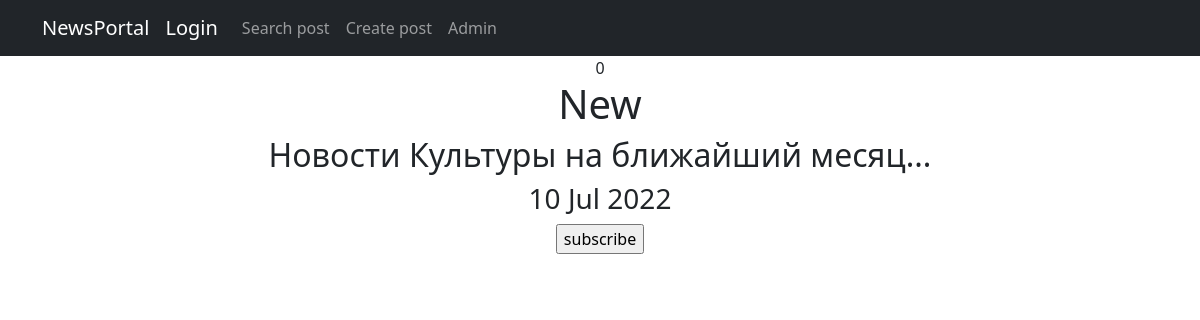
/news/posts/12, run on the app's committed database.
### news/models.py (models this page shows, shortened)
class Post(models.Model):
    author = models.ForeignKey(Author, on_delete=models.CASCADE)
    NEWS = 'NW'
    ARTICLE = 'AR'
    CATEGORY_CHOICES = (
        (NEWS, 'Новость'),
        (ARTICLE, 'Статья'),
    )
    categoryType = models.CharField(max_length=2, choices=CATEGORY_CHOICES, default=ARTICLE)
    dateCreation = models.DateTimeField(auto_now_add=True)
    postCategory = models.ManyToManyField(Category, through='PostCategory')
    title = models.CharField(max_length=128)
    text = models.TextField()
    rating = models.SmallIntegerField(default=0)
    class Meta:
        verbose_name = 'Посты'
        verbose_name_plural = 'Посты'

### news/views.py (the view)
# urls.py: path('posts/<int:pk>', PostDetail.as_view(), name='post_detail'),
class PostDetail(DetailView):
    model = Post
    permission_required = (
        'news.view_post',
    )
    template_name = 'new.html'
    context_object_name = 'new'

### news/templatetags/custom_filters.py (called while the page is built)
@register.filter()
def censor(text):
    new_text = re.sub(r'[^\w\s]', '', text)
    word_list = new_text.strip().split()
    new_stop_list = [x.lower() for x in WORDS_TO_CATCH]
    for word in word_list:
        word_len = len(word)
        if (word.lower() in new_stop_list) or (
                (word.lower()[-1] == 's') and (word.lower()[:word_len - 1] in new_stop_list)):
            substitute = word[0] + '*' * (len(word) - 2) + word[-1]  # about -> a***t
            text = text.replace(word, substitute)
    return text

### templates/new.html (shortened to what this page needs)
{% extends 'flatpages/default.html' %}
{% load custom_filters %}
{% block content %}
{{ news | length }}
<h1>{{ new.title }}</h1>
<h2>{{ new.text | censor }}</h2>
<h3>{{ new.dateCreation|date:'d M Y' }}</h3>
<form action="" method="POST" enctype="multipart/form-data">
    <input type="submit" value="subscribe"/>
</form>
{% endblock content %}

### data on the page
Post: title "New", text|censor "Новости Культуры на ближайший месяц...", dateCreation "10 Jul 2022"

### other printed values
{{ news | length }} "0"
